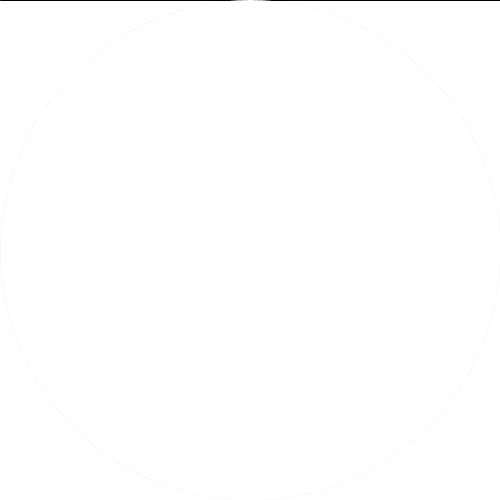
Frame 1 (no input)
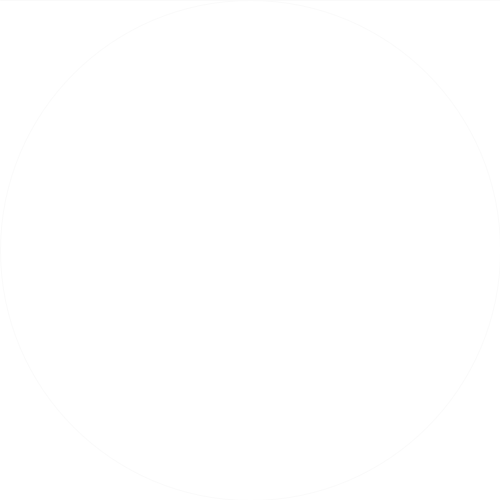
Frame 60 (the mouse pressed at the canvas centre just before this capture)
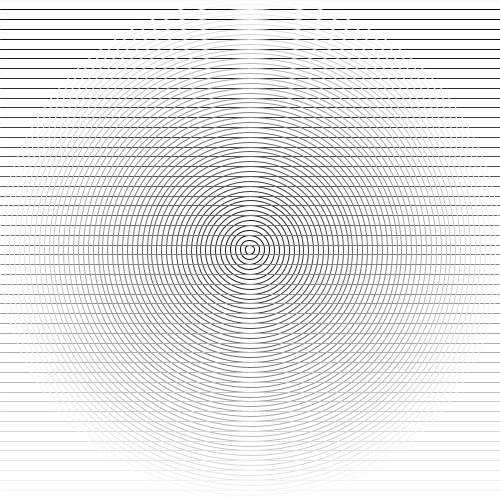
Frame 120 (the mouse held since frame 60 and released just before this capture)

The Processing sketch that drew these frames (run headless with seeded random() and noise(); from frame 60 on, the mouse is pressed at the canvas centre):

// Processing sketch: powielanieWhileSprytne03Interakcja
// ── powielanieWhileSprytne03Interakcja.pde
void setup()
{
  size(500, 500);
  noFill();
}
void draw()
{
  background(255);
  float y = 0;
  while (y < height)
  {
    line(0, y, width, y);
    y = y + height/(1.0+mouseY*0.2);
    stroke(y*0.5);
    ellipse(width/2, height/2, y, y);
  }
}
